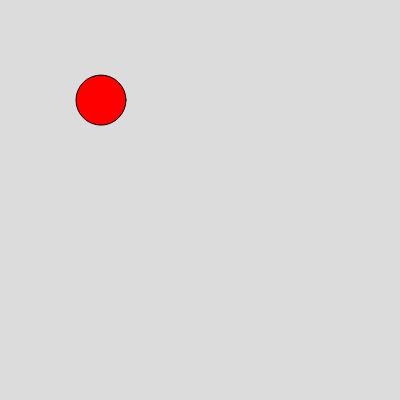
Frame 1 (no input)
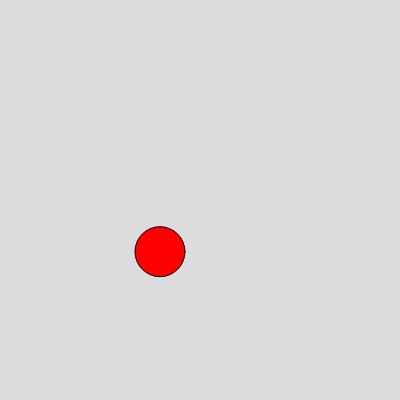
Frame 60 (no input)
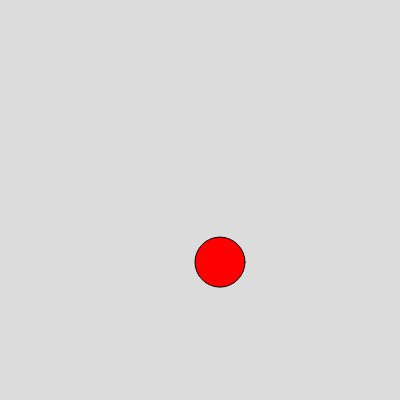
Frame 120 (the mouse pressed at the canvas centre since frame 60)

The p5.js sketch that drew these frames (run headless with seeded random() and noise() and a simulated clock; from frame 60 on, the mouse is pressed at the canvas centre):

// p5.js sketch
// ── sketch.js
// Keep track of the speed of the ball (just in y for this example)
let ySpeed = 0;
let xSpeed = 1;

//Variable used to accelerate ball downwards
const gravityAcceleration = 0.1;

let xPosition = 100;
let yPosition =100;
let circleDiameter = 50;

function setup() {
  createCanvas(400, 400);
}

function draw() {

  //acceleration is an addition to speed over time:
  ySpeed = ySpeed + gravityAcceleration;

  //speed is an addition to distance over time:
  yPosition = yPosition + ySpeed;

  xPosition = xPosition + xSpeed;

  background(220);
  fill(255, 0, 0);
  circle(xPosition, yPosition, circleDiameter);

  //Air friction is the reduction of speed by a small percentage over time
  ySpeed = ySpeed * 0.99;
  
  //If the ball reaches the bottom of the screen, it will bounce back up
  if (yPosition > height - circleDiameter/2) {
    ySpeed = -ySpeed;
    
    //This next line prevents the ball from 'sticking'
    //to the bottom in an endless cycle of flipping signs. 
    //It ensures the ball is above the bottom one the sign is flipped.
    yPosition = height - circleDiameter/2 -1;
  }

  if (xPosition > width - circleDiameter/2 || xPosition < circleDiameter/2) {
    xSpeed = -xSpeed;
  }
}
